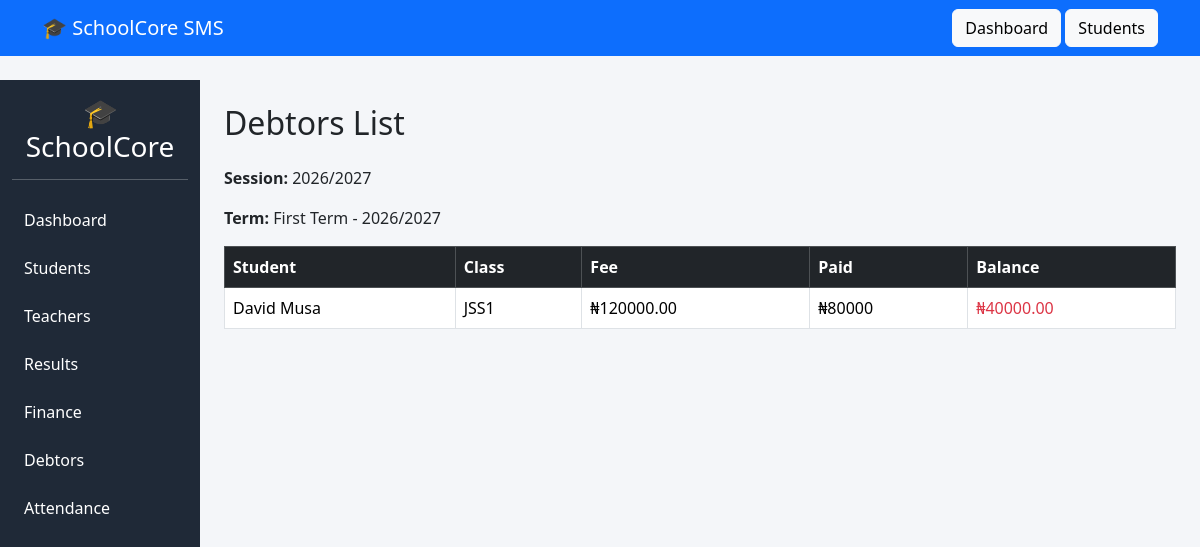
/finance/debtors/, run on the app's committed database.
### academics/models.py (models this page shows)
class AcademicSession(models.Model):
    name = models.CharField(max_length=20, unique=True)
    is_active = models.BooleanField(default=False)
    def __str__(self):
        return self.name

class Term(models.Model):
    TERM_CHOICES = (
        ('FIRST', 'First Term'),
        ('SECOND', 'Second Term'),
        ('THIRD', 'Third Term'),
    )
    name = models.CharField(
        max_length=20,
        choices=TERM_CHOICES
    )
    session = models.ForeignKey(
        AcademicSession,
        on_delete=models.CASCADE
    )
    is_active = models.BooleanField(default=False)
    def __str__(self):
        return f"{self.get_name_display()} - {self.session}"

class ClassRoom(models.Model):
    name = models.CharField(max_length=50)
    def __str__(self):
        return self.name

### students/models.py (models this page shows, shortened)
class Student(models.Model):
    GENDER_CHOICES = (
        ('MALE', 'Male'),
        ('FEMALE', 'Female'),
    )
    admission_number = models.CharField(
        max_length=20,
        unique=True
    )
    first_name = models.CharField(max_length=100)
    last_name = models.CharField(max_length=100)
    other_name = models.CharField(
        max_length=100,
        blank=True
    )
    gender = models.CharField(
        max_length=10,
        choices=GENDER_CHOICES
    )
    date_of_birth = models.DateField()
    classroom = models.ForeignKey(
        ClassRoom,
        on_delete=models.SET_NULL,
        null=True
    )
    passport = models.ImageField(
        upload_to='students/',
        blank=True,
        null=True
    )
    address = models.TextField()
    created_at = models.DateTimeField(
        auto_now_add=True
    )

### finance/models.py (models this page shows, shortened)
class FeeStructure(models.Model):
    classroom = models.ForeignKey(
        ClassRoom,
        on_delete=models.CASCADE
    )
    session = models.ForeignKey(
        AcademicSession,
        on_delete=models.CASCADE
    )
    term = models.ForeignKey(
        Term,
        on_delete=models.CASCADE
    )
    amount = models.DecimalField(
        max_digits=10,
        decimal_places=2
    )

### finance/views.py (the view)
def debtors_list(request):
    current_session = AcademicSession.objects.first()
    current_term = Term.objects.first()
    debtors = []
    students = Student.objects.all()
    for student in students:
        fee = FeeStructure.objects.filter(
            classroom=student.classroom,
            session=current_session,
            term=current_term
        ).first()
    total_fee = fee.amount if fee else 0
    amount_paid = Payment.objects.filter(
            student=student,
            session=current_session,
            term=current_term
        ).aggregate(
            Sum('amount_paid')
        )['amount_paid__sum'] or 0
    balance = total_fee - amount_paid
    if balance > 0:
        debtors.append({
                'student': student,
                'total_fee': total_fee,
                'amount_paid': amount_paid,
                'balance': balance,
            })
    return render(
        request,
        'finance/debtors.html',
        {
            'debtors': debtors,
            'session': current_session,
            'term': current_term,
        }
    )

### templates/finance/debtors.html
{% extends 'base.html' %}
{% block content %}
<h2 class="mb-4">
    Debtors List
</h2>
<p>
    <strong>Session:</strong>
    {{ session }}
</p>
<p>
    <strong>Term:</strong>
    {{ term }}
</p>
<table class="table table-bordered">
    <thead class="table-dark">
        <tr>
            <th>Student</th>
            <th>Class</th>
            <th>Fee</th>
            <th>Paid</th>
            <th>Balance</th>
        </tr>
    </thead>
    <tbody>
        {% for debtor in debtors %}
        <tr>
            <td>
                {{ debtor.student.first_name }}
                {{ debtor.student.last_name }}
            </td>
            <td>
                {{ debtor.student.classroom }}
            </td>
            <td>
                ₦{{ debtor.total_fee }}
            </td>
            <td>
                ₦{{ debtor.amount_paid }}
            </td>
            <td class="text-danger">
                ₦{{ debtor.balance }}
            </td>
        </tr>
        {% empty %}
        <tr>
            <td colspan="5">
                No outstanding balances.
            </td>
        </tr>
        {% endfor %}
    </tbody>
</table>
{% endblock %}

### templates/base.html (style rules this page uses)
body { background:#f4f6f9; }

### data on the page
AcademicSession: name "2026/2027"
Term: name+session "First Term - 2026/2027"
Student: student.first_name "David", student.last_name "Musa", student.classroom "JSS1", total_fee "120000.00", amount_paid "80000", balance "40000.00"
